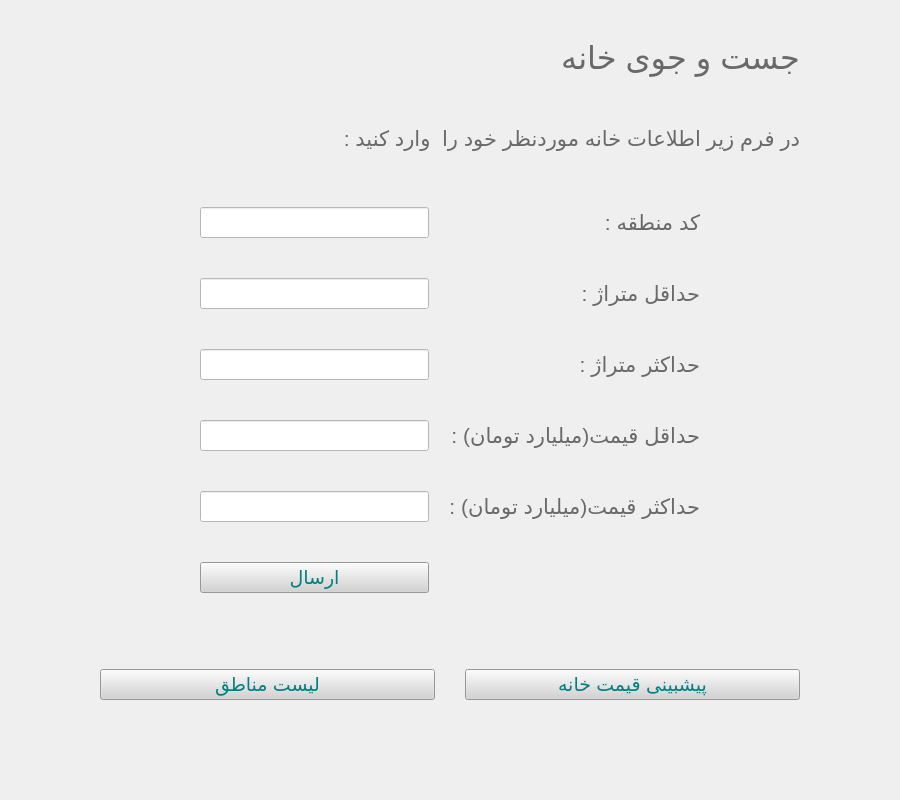
<?xml version="1.0" encoding="UTF-8"?>
<ui version="4.0">
 <class>FormSearchWindow</class>
 <widget class="QWidget" name="FormSearchWindow">
  <property name="geometry">
   <rect>
    <x>0</x>
    <y>0</y>
    <width>900</width>
    <height>800</height>
   </rect>
  </property>
  <property name="minimumSize">
   <size>
    <width>900</width>
    <height>800</height>
   </size>
  </property>
  <property name="windowTitle">
   <string>فرم اطلاعات</string>
  </property>
  <property name="styleSheet">
   <string notr="true"/>
  </property>
  <layout class="QGridLayout" name="gridLayout_2">
   <property name="leftMargin">
    <number>100</number>
   </property>
   <property name="topMargin">
    <number>20</number>
   </property>
   <property name="rightMargin">
    <number>100</number>
   </property>
   <property name="bottomMargin">
    <number>100</number>
   </property>
   <item row="0" column="0">
    <layout class="QVBoxLayout" name="verticalLayout">
     <item>
      <widget class="QLabel" name="label_header">
       <property name="font">
        <font>
         <pointsize>24</pointsize>
        </font>
       </property>
       <property name="layoutDirection">
        <enum>Qt::RightToLeft</enum>
       </property>
       <property name="styleSheet">
        <string notr="true">QLabel{
	color:dimgray;
}</string>
       </property>
       <property name="frameShape">
        <enum>QFrame::NoFrame</enum>
       </property>
       <property name="text">
        <string>جست و جوی خانه</string>
       </property>
       <property name="alignment">
        <set>Qt::AlignLeading|Qt::AlignLeft|Qt::AlignVCenter</set>
       </property>
       <property name="indent">
        <number>0</number>
       </property>
      </widget>
     </item>
     <item>
      <widget class="QLabel" name="label_information">
       <property name="font">
        <font>
         <pointsize>16</pointsize>
        </font>
       </property>
       <property name="styleSheet">
        <string notr="true">QLabel{
	color:dimgray;
}</string>
       </property>
       <property name="text">
        <string>در فرم زیر اطلاعات خانه موردنظر خود را  وارد کنید :</string>
       </property>
       <property name="margin">
        <number>0</number>
       </property>
      </widget>
     </item>
     <item>
      <layout class="QGridLayout" name="gridLayout">
       <property name="leftMargin">
        <number>100</number>
       </property>
       <property name="topMargin">
        <number>25</number>
       </property>
       <property name="rightMargin">
        <number>100</number>
       </property>
       <property name="bottomMargin">
        <number>50</number>
       </property>
       <property name="horizontalSpacing">
        <number>20</number>
       </property>
       <property name="verticalSpacing">
        <number>40</number>
       </property>
       <item row="2" column="0">
        <widget class="QLineEdit" name="input_max_meter">
         <property name="font">
          <font>
           <pointsize>14</pointsize>
          </font>
         </property>
         <property name="styleSheet">
          <string notr="true">background-color: white;
color: dimgray;</string>
         </property>
         <property name="alignment">
          <set>Qt::AlignLeading|Qt::AlignLeft|Qt::AlignVCenter</set>
         </property>
        </widget>
       </item>
       <item row="2" column="1">
        <widget class="QLabel" name="label_max_meter">
         <property name="font">
          <font>
           <pointsize>16</pointsize>
          </font>
         </property>
         <property name="styleSheet">
          <string notr="true">color: dimgray;
</string>
         </property>
         <property name="text">
          <string>حداکثر متراژ :</string>
         </property>
        </widget>
       </item>
       <item row="0" column="0">
        <widget class="QLineEdit" name="input_zone_code">
         <property name="font">
          <font>
           <pointsize>14</pointsize>
          </font>
         </property>
         <property name="styleSheet">
          <string notr="true">background-color: white;
color: dimgray;</string>
         </property>
         <property name="alignment">
          <set>Qt::AlignLeading|Qt::AlignLeft|Qt::AlignVCenter</set>
         </property>
        </widget>
       </item>
       <item row="3" column="0">
        <widget class="QLineEdit" name="input_min_price">
         <property name="font">
          <font>
           <pointsize>14</pointsize>
          </font>
         </property>
         <property name="styleSheet">
          <string notr="true">background-color: white;
color: dimgray;</string>
         </property>
        </widget>
       </item>
       <item row="1" column="0">
        <widget class="QLineEdit" name="input_min_meter">
         <property name="font">
          <font>
           <pointsize>14</pointsize>
          </font>
         </property>
         <property name="styleSheet">
          <string notr="true">background-color: white;
color: dimgray;</string>
         </property>
         <property name="alignment">
          <set>Qt::AlignLeading|Qt::AlignLeft|Qt::AlignVCenter</set>
         </property>
        </widget>
       </item>
       <item row="4" column="1">
        <widget class="QLabel" name="label_max_price">
         <property name="font">
          <font>
           <pointsize>16</pointsize>
          </font>
         </property>
         <property name="styleSheet">
          <string notr="true">color: dimgray;
</string>
         </property>
         <property name="text">
          <string>حداکثر قیمت(میلیارد تومان) :</string>
         </property>
        </widget>
       </item>
       <item row="0" column="1">
        <widget class="QLabel" name="label_zone_code">
         <property name="font">
          <font>
           <pointsize>16</pointsize>
          </font>
         </property>
         <property name="styleSheet">
          <string notr="true">color: dimgray;
</string>
         </property>
         <property name="text">
          <string>کد منطقه :</string>
         </property>
        </widget>
       </item>
       <item row="5" column="0">
        <widget class="QPushButton" name="button_submit">
         <property name="minimumSize">
          <size>
           <width>0</width>
           <height>0</height>
          </size>
         </property>
         <property name="font">
          <font>
           <pointsize>14</pointsize>
          </font>
         </property>
         <property name="styleSheet">
          <string notr="true">background-color: lightgray;
color: teal;</string>
         </property>
         <property name="text">
          <string>ارسال</string>
         </property>
         <property name="autoDefault">
          <bool>false</bool>
         </property>
         <property name="default">
          <bool>false</bool>
         </property>
         <property name="flat">
          <bool>false</bool>
         </property>
        </widget>
       </item>
       <item row="1" column="1">
        <widget class="QLabel" name="label_min_meter">
         <property name="font">
          <font>
           <pointsize>16</pointsize>
          </font>
         </property>
         <property name="styleSheet">
          <string notr="true">color: dimgray;
</string>
         </property>
         <property name="text">
          <string>حداقل متراژ :</string>
         </property>
        </widget>
       </item>
       <item row="3" column="1">
        <widget class="QLabel" name="label_min_price">
         <property name="font">
          <font>
           <pointsize>16</pointsize>
          </font>
         </property>
         <property name="styleSheet">
          <string notr="true">color: dimgray;
</string>
         </property>
         <property name="text">
          <string>حداقل قیمت(میلیارد تومان) :</string>
         </property>
        </widget>
       </item>
       <item row="4" column="0">
        <widget class="QLineEdit" name="input_max_price">
         <property name="font">
          <font>
           <pointsize>14</pointsize>
          </font>
         </property>
         <property name="styleSheet">
          <string notr="true">background-color: white;
color: dimgray;</string>
         </property>
        </widget>
       </item>
      </layout>
     </item>
     <item>
      <layout class="QHBoxLayout" name="horizontalLayout">
       <property name="spacing">
        <number>30</number>
       </property>
       <property name="topMargin">
        <number>20</number>
       </property>
       <item>
        <widget class="QPushButton" name="button_zone_list">
         <property name="font">
          <font>
           <pointsize>14</pointsize>
          </font>
         </property>
         <property name="styleSheet">
          <string notr="true">background-color: lightgray;
color: teal;</string>
         </property>
         <property name="text">
          <string>لیست مناطق</string>
         </property>
        </widget>
       </item>
       <item>
        <widget class="QPushButton" name="button_predict_price">
         <property name="font">
          <font>
           <pointsize>14</pointsize>
          </font>
         </property>
         <property name="styleSheet">
          <string notr="true">background-color: lightgray;
color: teal;</string>
         </property>
         <property name="text">
          <string>پیشبینی قیمت خانه</string>
         </property>
        </widget>
       </item>
      </layout>
     </item>
    </layout>
   </item>
  </layout>
 </widget>
 <resources/>
 <connections/>
</ui>
